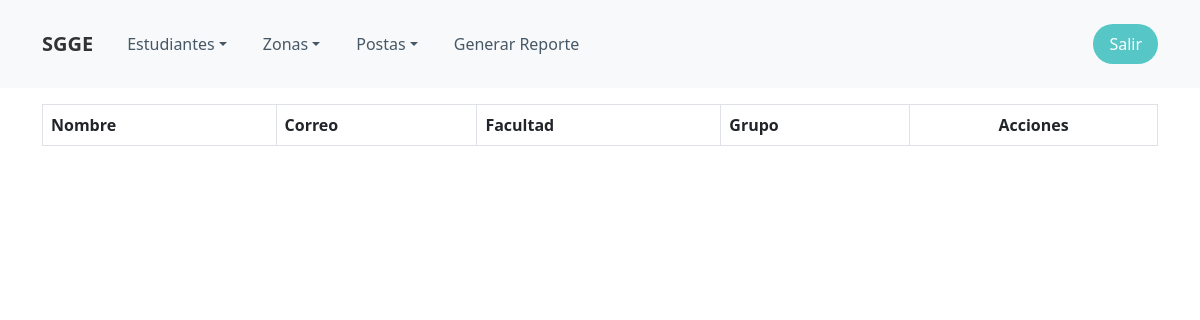
The page /listar_estudiantes (signed in) on the database as committed earlier.
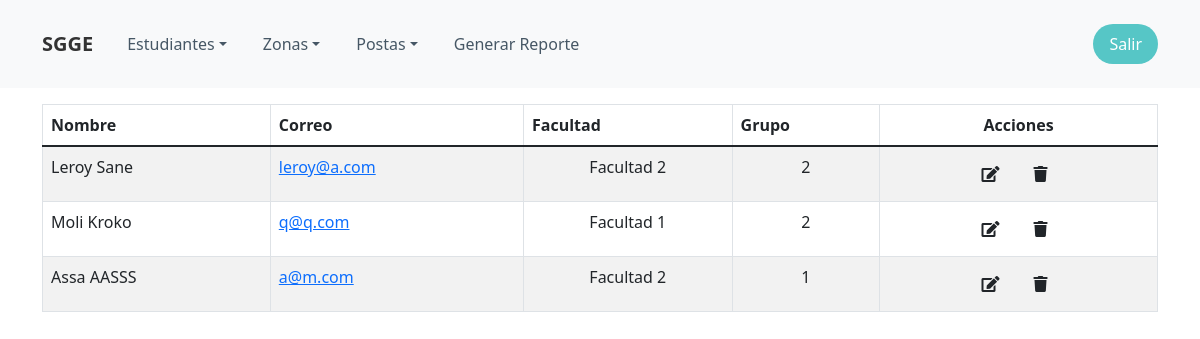
The same page on the database as committed later.
### App/Estudiante/models.py (models this page shows)
class Estudiante(User):
    facultad = models.IntegerField(choices=FAC_CHOICES)
    grupo = models.IntegerField(choices=GROUP_CHOICES)

### App/Estudiante/views.py (the view)
# urls.py: path('listar_estudiantes', listar_estudiantes, name='listar_Estudiantes'),
@login_required
@group_required('Admin')
def listar_estudiantes(request):
    estudiantes = Estudiante.objects.all()
    context = {
        'estudiantes': estudiantes
    }
    return render(request, 'listar.html', context)

### App/Seguridad/decorador.py (called while the page is built)
def group_required(*group_names):
    def check(user):
        if user.groups.filter(name__in=group_names).exists() | user.is_superuser:
            return True
        else:
            raise PermissionDenied(HttpResponseForbidden)
    return user_passes_test(check)

### templates/listar.html
{% extends 'index.html' %}
{% block body %}
    <div class="container mt-3">
        <div class="table-responsive">
            <table class="table table-striped table-bordered">
                <thead>
                    <tr>
                        <th>Nombre</th>
                        <th>Correo</th>
                        <th>Facultad</th>
                        <th>Grupo</th>
                        <th class="text-center">Acciones</th>
                    </tr>
                </thead>
                <tbody>
                {% for e in estudiantes %}
                <tr>
                        <td>{{e.get_full_name}}</td>
                        <td>
                            <a href="mailto:{{e.email}}">{{e.email}}</a>
                        </td>
                        <td class="text-center">Facultad {{ e.facultad }}</td>
                        <td class="text-center">{{ e.grupo }}</td>
                        <td class="text-center"><a class="mx-1 btn" href="#"><i class="fa fa-edit"></i></a><a class="mx-1 btn" href="#"><i class="fa fa-trash"></i></a><a class="mx-1" href="#"></a></td>
                </tr>
                 {% endfor %}
                </tbody>
            </table>
        </div>
    </div>
{% endblock body %}

### templates/index.html (shortened to what this page needs)
<!DOCTYPE html>
<html lang="en">
<head>
    {% load static %}
    <link href="https://cdn.jsdelivr.net/npm/bootstrap@5.1.3/dist/css/bootstrap.min.css" rel="stylesheet">
    <link rel="stylesheet" href="https://pro.fontawesome.com/releases/v5.10.0/css/all.css"/>
    <link rel="stylesheet" href="{% static 'css/Features-Boxed.css' %} ">
    <link rel="stylesheet" href="{% static 'css/Navigation-with-Button.css' %} ">
    <link rel="stylesheet" href="{% static 'css/styles.css' %} ">
</head>
<body>
    <nav class="navbar navbar-light navbar-expand-lg navigation-clean-button bg-light">
        <div class="container"><a class="navbar-brand" href="#">SGGE</a>
            <div class="collapse navbar-collapse" id="navcol-1">
                <ul class="navbar-nav me-auto">
                    <li class="nav-item dropdown"><a class="dropdown-toggle nav-link" aria-expanded="false" data-bs-toggle="dropdown" href="#">Estudiantes</a>
                    </li>
                    <li class="nav-item dropdown"><a class="dropdown-toggle nav-link" aria-expanded="false" data-bs-toggle="dropdown" href="#">Zonas</a>
                    </li>
                    <li class="nav-item dropdown"><a class="dropdown-toggle nav-link" aria-expanded="false" data-bs-toggle="dropdown" href="#">Postas</a>
                    </li>
                    <li class="nav-item"><a class="nav-link" href="#">Generar Reporte</a></li>
                </ul>
                <span class="navbar-text actions"> <a class="btn btn-light action-button" role="button" href="{% url 'salir' %}">Salir</a></span>
            </div>
        </div>
    </nav>
    {% block body %}{% endblock body %}
</body>
</html>

### static/css/Navigation-with-Button.css (style rules this page uses)
.navigation-clean-button { background: #fff; padding-top: .75rem; padding-bottom: .75rem; color: #333; border-radius: 0; box-shadow: none; border: none; margin-bottom: 0; }
@media (min-width:768px) { .navigation-clean-button { padding-top: 1rem; padding-bottom: 1rem; } }
.navigation-clean-button .navbar-brand { font-weight: bold; color: inherit; }
.navigation-clean-button.navbar .navbar-nav .nav-link { padding-left: 18px; padding-right: 18px; }
.navigation-clean-button.navbar-light .navbar-nav .nav-link { color: #465765; }
.navigation-clean-button .navbar-text .action-button, .navigation-clean-button .navbar-text .action-button:active, .navigation-clean-button .navbar-text .action-button:hover { background: #56c6c6; border-radius: 20px; font-size: inherit; color: #fff; box-shadow: none; border: none; text-shadow: none; padding: .5rem 1rem; transition: background-color 0.25s; font-size: inherit; }

Rows that differ between the two databases and show on the page:
added Estudiante: get_full_name "Leroy Sane", email "leroy@a.com", facultad "2", grupo "2"
added Estudiante: get_full_name "Moli Kroko", email "q@q.com", facultad "1", grupo "2"
added Estudiante: get_full_name "Assa AASSS", email "a@m.com", facultad "2", grupo "1"
